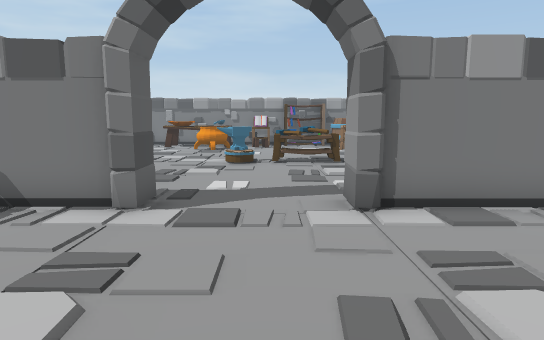
view 1 (above)

12 first-person views from a walk through a scene from a Unity 3-D project. The camera is 1.5 m above the floor, tilts 8° down and sees 75° across. Doors are open. The floor is counted in squares, 1 m on a side. Each view is taken from the middle of a square. On the plan, view 1 faces up. The plan holds only what a view shows up to about 16 squares ahead; the rest is blank. The place goes on beyond the plan. The player character is not drawn.

view 2
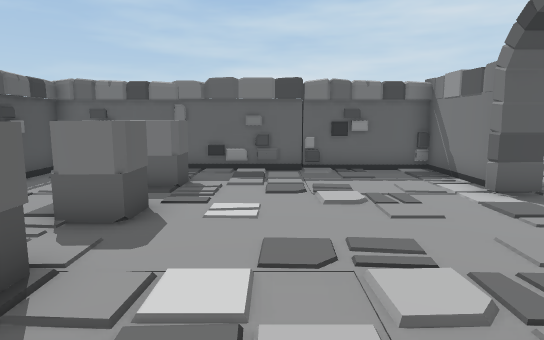

view 3
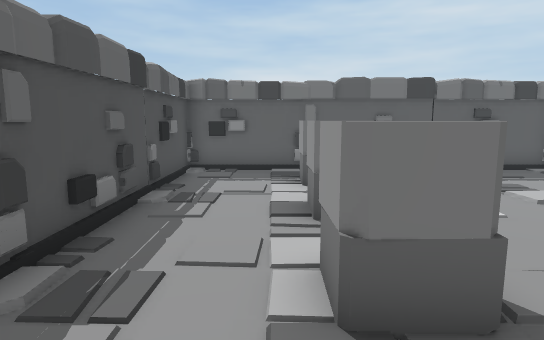

view 4
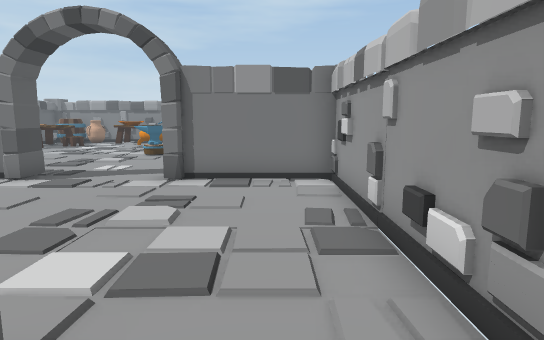

view 5
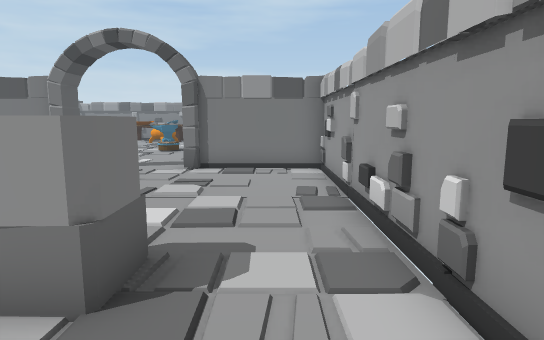

view 6
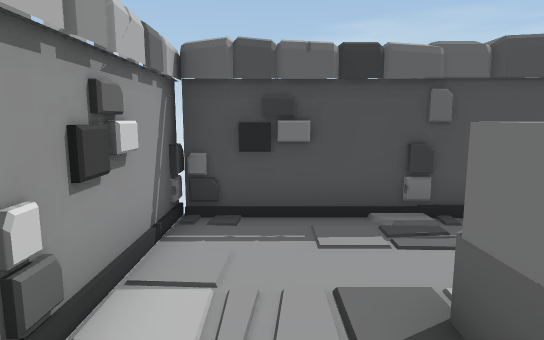

view 7
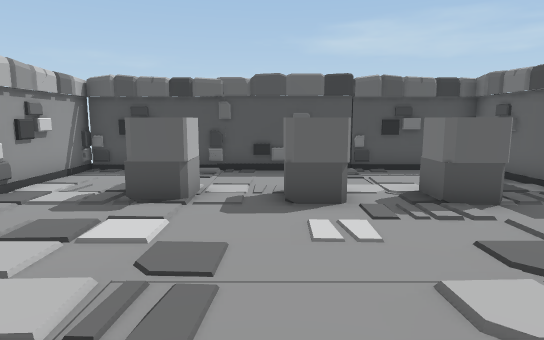

view 8
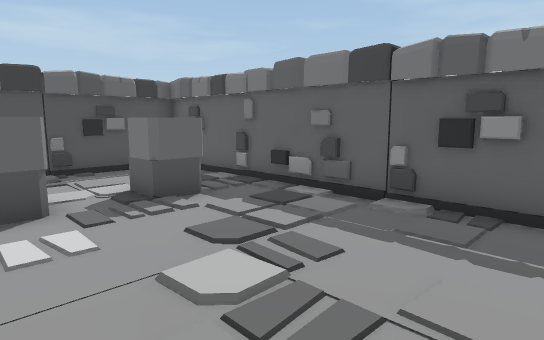

view 9
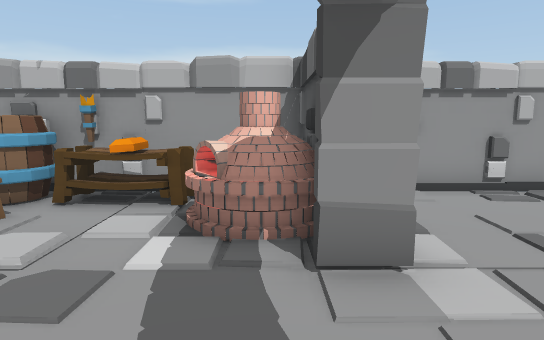

view 10
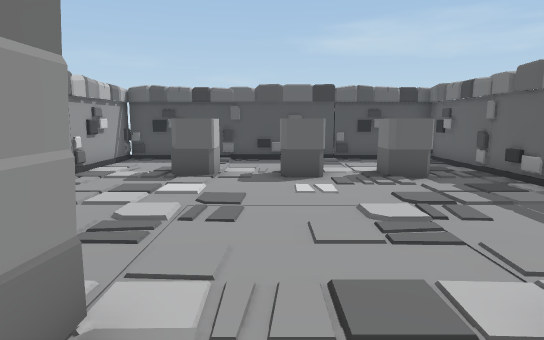

view 11
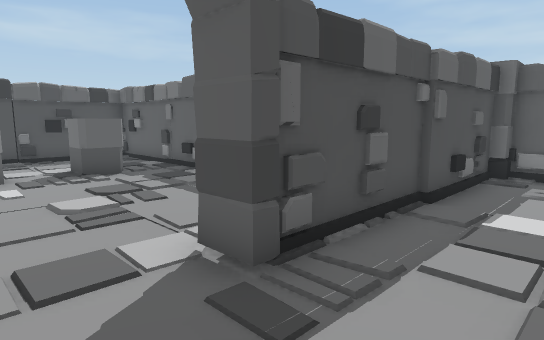

view 12
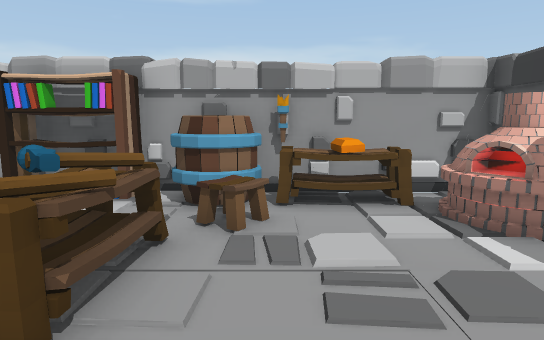

### Floor plan
Points are (right, up) in squares from view 1. A wall is a line through its corners. A room is listed if a view was taken in it or the views show most of it. See-through windows are left out.
Room 1 (views 1, 2, 3, 4, 5, 6, 7, 8)
walls: (-2.2, 5.5) (-2.7, 5.5); (-2.6, 5.8) (-6, 5.8) (-6, -5.6) (5.6, -5.6); (5.6, -5.9) (5.6, 5.8) (1.8, 5.8)
ways out: open door at (-0.5, 6) to room 2
objects: column (-3, -1); column (-1, -2); column (2, -3) to (3, -2)
Room 2 (views 9, 10, 11, 12)
walls: (-2.6, 6.5) (-2.2, 6.5); (-6.5, 6.4) (-2.6, 6.4); (3.1, 6.4) (5.6, 6.4) (5.6, 16.1); (-9.5, 6.5) (-6.4, 6.5)
low walls: (3.3, 11) (2.6, 11.5) (3.1, 12.2)
ways out: open door at (-0.5, 6) to room 1
objects: anvil (-2, 12) to (-1, 13); hammer (0, 12) to (1, 13); hammer (1, 13) to (2, 13); other object (2, 7) to (4, 8); other object (2, 12); other object (4, 9) to (5, 10); barrel (4, 11) to (5, 13); torch (5, 11) to (6, 11); books (5, 14) to (5, 16)

Positions as (right, up) in squares from view 1, and headings:
1: (0, 0), facing up
2: (5, 1), facing left
3: (5, -3), facing left
4: (4, -3), facing up
5: (4, -5), facing up
6: (4, 0), facing down
7: (0, 5), facing down
8: (0, 5), facing down-left
9: (-2, 7), facing right
10: (0, 8), facing down
11: (0, 9), facing down-left
12: (-2, 11), facing right
